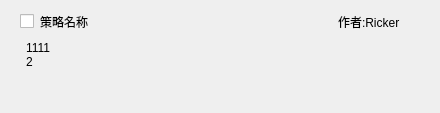
<?xml version="1.0" encoding="UTF-8"?>
<ui version="4.0">
 <class>StrategySettingItem</class>
 <widget class="QWidget" name="StrategySettingItem">
  <property name="geometry">
   <rect>
    <x>0</x>
    <y>0</y>
    <width>440</width>
    <height>100</height>
   </rect>
  </property>
  <property name="windowTitle">
   <string>Form</string>
  </property>
  <layout class="QGridLayout" name="gridLayout">
   <property name="topMargin">
    <number>6</number>
   </property>
   <property name="bottomMargin">
    <number>0</number>
   </property>
   <property name="horizontalSpacing">
    <number>0</number>
   </property>
   <property name="verticalSpacing">
    <number>3</number>
   </property>
   <item row="0" column="0">
    <widget class="QWidget" name="__widgetTop" native="true">
     <layout class="QHBoxLayout" name="horizontalLayout">
      <property name="leftMargin">
       <number>9</number>
      </property>
      <property name="topMargin">
       <number>6</number>
      </property>
      <property name="bottomMargin">
       <number>0</number>
      </property>
      <item>
       <widget class="QCheckBox" name="toggleActive">
        <property name="text">
         <string/>
        </property>
       </widget>
      </item>
      <item>
       <widget class="QLabel" name="textName">
        <property name="text">
         <string>策略名称</string>
        </property>
       </widget>
      </item>
      <item>
       <spacer name="__horizontalSpacer1">
        <property name="orientation">
         <enum>Qt::Horizontal</enum>
        </property>
        <property name="sizeHint" stdset="0">
         <size>
          <width>40</width>
          <height>20</height>
         </size>
        </property>
       </spacer>
      </item>
      <item>
       <widget class="QLabel" name="textAuthor">
        <property name="text">
         <string>作者:Ricker</string>
        </property>
       </widget>
      </item>
      <item>
       <spacer name="__horizontalSpacer2">
        <property name="orientation">
         <enum>Qt::Horizontal</enum>
        </property>
        <property name="sizeType">
         <enum>QSizePolicy::Fixed</enum>
        </property>
        <property name="sizeHint" stdset="0">
         <size>
          <width>20</width>
          <height>20</height>
         </size>
        </property>
       </spacer>
      </item>
     </layout>
    </widget>
   </item>
   <item row="1" column="0">
    <widget class="QWidget" name="__widgetBottom" native="true">
     <layout class="QHBoxLayout" name="horizontalLayout_2">
      <property name="topMargin">
       <number>0</number>
      </property>
      <property name="bottomMargin">
       <number>6</number>
      </property>
      <item>
       <widget class="QTextBrowser" name="textDesc">
        <property name="styleSheet">
         <string notr="true">QTextBrowser{ 
    background-color: transparent; 
}</string>
        </property>
        <property name="frameShape">
         <enum>QFrame::HLine</enum>
        </property>
        <property name="frameShadow">
         <enum>QFrame::Sunken</enum>
        </property>
        <property name="html">
         <string>&lt;!DOCTYPE HTML PUBLIC &quot;-//W3C//DTD HTML 4.0//EN&quot; &quot;http://www.w3.org/TR/REC-html40/strict.dtd&quot;&gt;
&lt;html&gt;&lt;head&gt;&lt;meta name=&quot;qrichtext&quot; content=&quot;1&quot; /&gt;&lt;style type=&quot;text/css&quot;&gt;
p, li { white-space: pre-wrap; }
&lt;/style&gt;&lt;/head&gt;&lt;body style=&quot; font-family:'SimSun'; font-size:9pt; font-weight:400; font-style:normal;&quot;&gt;
&lt;p style=&quot; margin-top:0px; margin-bottom:0px; margin-left:0px; margin-right:0px; -qt-block-indent:0; text-indent:0px;&quot;&gt;1111&lt;/p&gt;
&lt;p style=&quot; margin-top:0px; margin-bottom:0px; margin-left:0px; margin-right:0px; -qt-block-indent:0; text-indent:0px;&quot;&gt;2&lt;/p&gt;&lt;/body&gt;&lt;/html&gt;</string>
        </property>
       </widget>
      </item>
     </layout>
    </widget>
   </item>
  </layout>
 </widget>
 <resources/>
 <connections/>
</ui>
